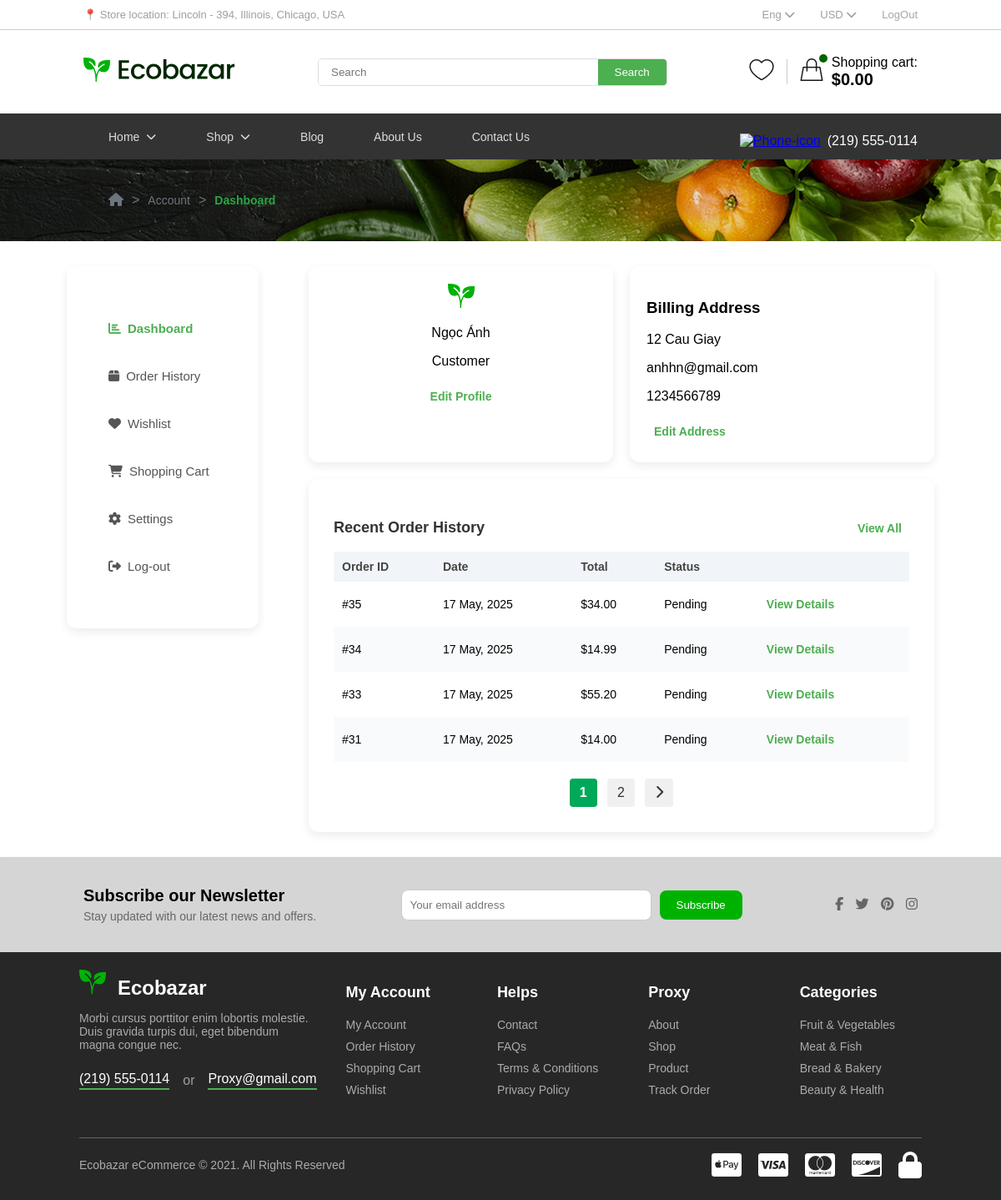
Screenshot of /dashboard.php (signed in) with the database file from the repository.
### tables this page shows
CREATE TABLE `users` (
  `id` int(11) NOT NULL,
  `email` varchar(255) NOT NULL,
  `password` varchar(255) NOT NULL,
  `created_at` timestamp NOT NULL DEFAULT current_timestamp(),
  `remember_token` varchar(64) DEFAULT NULL,
  `token_expiry` datetime DEFAULT NULL,
  `first_name` varchar(50) DEFAULT NULL,
  `last_name` varchar(50) DEFAULT NULL,
  `phone` varchar(20) DEFAULT NULL
);

CREATE TABLE `orders` (
  `id` int(11) NOT NULL,
  `user_id` int(11) NOT NULL,
  `order_date` datetime DEFAULT current_timestamp(),
  `total` decimal(10,2) NOT NULL DEFAULT 0.00,
  `subtotal` decimal(10,2) NOT NULL,
  `discount` decimal(5,2) DEFAULT 0.00,
  `shipping_cost` decimal(10,2) DEFAULT 0.00,
  `product_count` int(11) DEFAULT 1,
  `status` varchar(50) DEFAULT 'Processing',
  `payment_method` varchar(50) NOT NULL,
  `billing_name` varchar(100) NOT NULL,
  `billing_address` text NOT NULL,
  `billing_email` varchar(100) NOT NULL,
  `billing_phone` varchar(20) NOT NULL,
  `shipping_name` varchar(100) NOT NULL,
  `shipping_address` text NOT NULL,
  `shipping_email` varchar(100) NOT NULL,
  `shipping_phone` varchar(20) NOT NULL,
  `created_at` timestamp NOT NULL DEFAULT current_timestamp()
);

### dashboard.php (the view, shortened to what this page needs)
<?php
$conn = new mysqli('localhost', 'root', '', 'ecobazar');
$user_id = $_SESSION['user_id'] ?? 1;
$user_query = $conn->query("SELECT * FROM users WHERE id = $user_id");
$user = $user_query->fetch_assoc();
$last_order_query = $conn->query("SELECT * FROM orders WHERE user_id = $user_id ORDER BY created_at DESC LIMIT 1");
$last_order = $last_order_query->fetch_assoc();
$limit = 4;
$page = isset($_GET['page']) ? max(1, (int)$_GET['page']) : 1;
$offset = ($page - 1) * $limit;
$count_result = $conn->query("SELECT COUNT(*) AS total FROM orders WHERE user_id = $user_id");
$total_orders = $count_result->fetch_assoc()['total'];
$total_pages = ceil($total_orders / $limit);
$order_query = $conn->query("SELECT * FROM orders WHERE user_id = $user_id ORDER BY created_at DESC LIMIT $limit OFFSET $offset");
include './includes/head.php';
?>
   <div class="breadcrumb-container">
        <div class="breadcrumb">
            <a href="homepage.php" class="home-icon" title="Home">
                <i class="fas fa-home" aria-hidden="true"></i>
            </a>
            <span> &gt; </span>
            <a href="#">Account</a>
            <span> &gt; </span>
            <a href="#" class="active">Dashboard</a>
        </div>
    </div>
    <?php include './includes/dash.php'; ?>
    <div class="main-content">
        <div class="card-container">
            <div class="card profile-info">
                 <img src="assets/image/Group.png" alt="Profile Picture">
                <p><?= isset($user['first_name']) ? htmlspecialchars($user['first_name']) : 'Chưa cập nhật' ?></p>
                <p>Customer</p>
                <a href="settings.php" class="edit-link">Edit Profile</a>
            </div>
        <div class="card address-info">
             <h3>Billing Address</h3>
             <p><?= htmlspecialchars($last_order['billing_address'] ?? 'Chưa cập nhật') ?></p>
             <p><?= htmlspecialchars($last_order['billing_email'] ?? 'Chưa cập nhật') ?></p>
             <p><?= htmlspecialchars($last_order['billing_phone'] ?? 'Chưa cập nhật') ?></p>
            <a href="settings.php" class="edit-link">Edit Address</a>
        </div>
        </div>
            <div class="card order-history">
                <div class="order-header">
                <h3>Recent Order History</h3>
                <a href="order-history.php" class="edit-link">View All</a>
                </div>
                <table>
                    <thead>
                        <tr>
                            <th>Order ID</th>
                            <th>Date</th>
                            <th>Total</th>
                            <th>Status</th>
                            <th></th>
                        </tr>
                    </thead>
                    <tbody>
                <?php while ($order = $order_query->fetch_assoc()): ?>
                    <tr>
                        <td>#<?php echo $order['id']; ?></td>
                        <td><?php echo date('d M, Y', strtotime($order['created_at'])); ?></td>
                        <td>$<?php echo number_format($order['total'], 2); ?></td>
                        <td><?php echo ucfirst($order['status']); ?></td>
                        <td><a href="order-detail.php?id=<?php echo $order['id']; ?>" class="edit-link">View Details</a></td>
                    </tr>
                <?php endwhile; ?>
            </tbody>
                </table>
                  <div class="pagination">
        <?php for ($i = 1; $i <= $total_pages; $i++): ?>
            <a href="?page=<?php echo $i; ?>" class="<?php echo ($i === $page) ? 'active' : ''; ?>">
                <?php echo $i; ?>
            </a>
        <?php endfor; ?>
        <?php if ($page < $total_pages): ?>
            <a href="?page=<?php echo $page + 1; ?>"><i class="fas fa-chevron-right"></i></a>
        <?php endif; ?>
    </div>
            </div>
        </div>
    </div>
    <?php include './includes/footer.php'; ?>
</body>
</html>

### assets/style.css (style rules this page uses)
body { margin: 0; font-family: Arial, sans-serif; }
.breadcrumb-container { background: url('image/Breadcrumbs.png') no-repeat center; background-size: cover; padding: 30px 60px; display: flex; align-items: center; }
.breadcrumb { display: flex; align-items: center; font-family: 'Arial', sans-serif; padding: 10px 70px; }
.breadcrumb a { text-decoration: none; color: #6c757d; font-size: 14px; transition: color 0.3s ease; }
.breadcrumb .home-icon { font-size: 16px; }
.breadcrumb span { margin: 0 10px; color: #6c757d; }
.breadcrumb a.active { color: #28a745; font-weight: bold; }
.main-content { display: flex; flex-direction: column; gap: 20px; margin: 0 auto; min-width: 750px; max-width: 850px; }
.card-container { display: flex; gap: 20px; flex-wrap: wrap; }
.card { background: #ffffff; padding: 20px; border-radius: 12px; box-shadow: 0 4px 12px rgba(0, 0, 0, 0.08); flex: 1; min-width: 280px; transition: transform 0.3s ease, box-shadow 0.3s ease; }
.profile-info { text-align: center; }
.profile-info p { color: #000000; font-size: 16px; }
.edit-link { color: #4caf50; font-weight: bold; text-decoration: none; font-size: 14px; display: inline-block; margin: 9px; transition: color 0.3s; }
.order-history { background: #ffffff; padding: 30px; gap:50px; border-radius: 12px; box-shadow: 0 4px 12px rgba(0, 0, 0, 0.08); overflow-x: auto; }
.order-header { display: flex; justify-content: space-between; align-items: center; }
.order-history h3 { font-size: 18px; color: #333; }
.order-history table { width: 100%; border-collapse: collapse; font-size: 14px; }
.order-history th, .order-history td { padding: 10px; text-align: left; }
.order-history th { background: #f1f5f9; font-weight: bold; color: #444; }
.order-history tr:nth-child(even) { background: #f9fafb; }

### dashboard.php (style rules this page uses)
.pagination { margin-top: 20px; text-align: center; }
.pagination a { display: inline-block; padding: 8px 12px; margin: 0 4px; background-color: #f0f0f0; color: #333; text-decoration: none; border-radius: 4px; }
.pagination a.active { background-color: #00a859; color: white; font-weight: bold; }

### rows the page displays
users: first_name "Ngọc Ánh"
orders: billing_address "12 Cau Giay", billing_email "anhhn@gmail.com", billing_phone "1234566789", id "35", created_at "17 May, 2025", total "34.00", status "Pending"
orders: id "34", created_at "17 May, 2025", total "14.99", status "Pending"
orders: id "33", created_at "17 May, 2025", total "55.20", status "Pending"
orders: id "31", created_at "17 May, 2025", total "14.00", status "Pending"

### other values shown
$cartTotal "0.00"
$item[0] "Dashboard"
$item[0] "Order History"
$item[0] "Wishlist"
$item[0] "Shopping Cart"
$item[0] "Settings"
$item[0] "Log-out"
